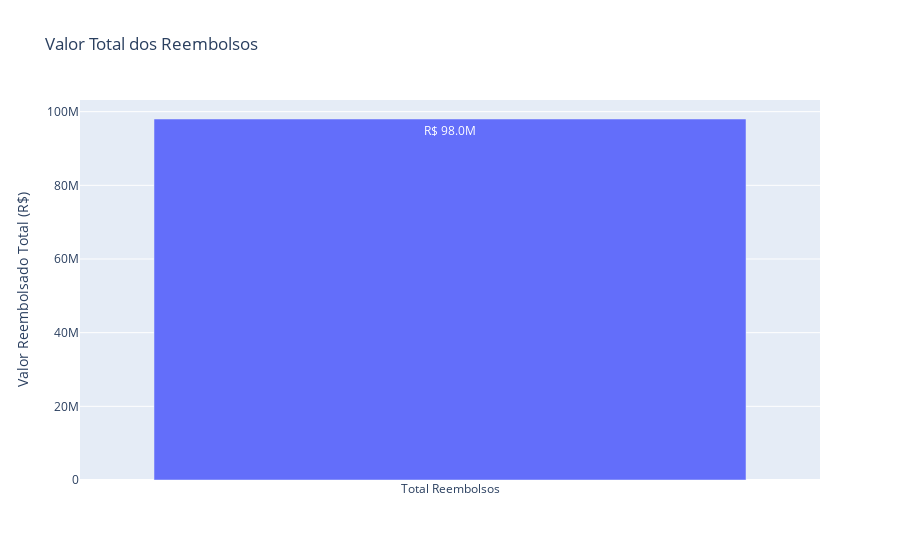

This figure's notebook cell:
### Code cell
# Calcular a soma total dos valores reembolsados
total_reembolsos = dataset['VALOR_REEMBOLSADO'].sum()

# Criar o gráfico de barra
fig = go.Figure(go.Bar(
    x=['Total Reembolsos'],
    y=[total_reembolsos],
    text=[f"R$ {abreviar_valor(total_reembolsos)}"],
    textposition='auto',
))

# Ajustar a apresentação do gráfico
fig.update_layout(
    title="Valor Total dos Reembolsos",
    yaxis_title="Valor Reembolsado Total (R$)",
    xaxis_title="",
    showlegend=False
)

# Exibir o gráfico
fig.show()

### Figure 1 — Plotly figure (JSON) as saved in the notebook; plotly's stock layout.template omitted (floating-point values rounded to 4 significant figures)
{"data": [{"text": ["R$ 98.0M"], "textposition": "auto", "type": "bar", "x": ["Total Reembolsos"], "y": [98010000.0]}], "layout": {"showlegend": false, "title": {"text": "Valor Total dos Reembolsos"}, "xaxis": {"title": {"text": ""}}, "yaxis": {"title": {"text": "Valor Reembolsado Total (R$)"}}}}
